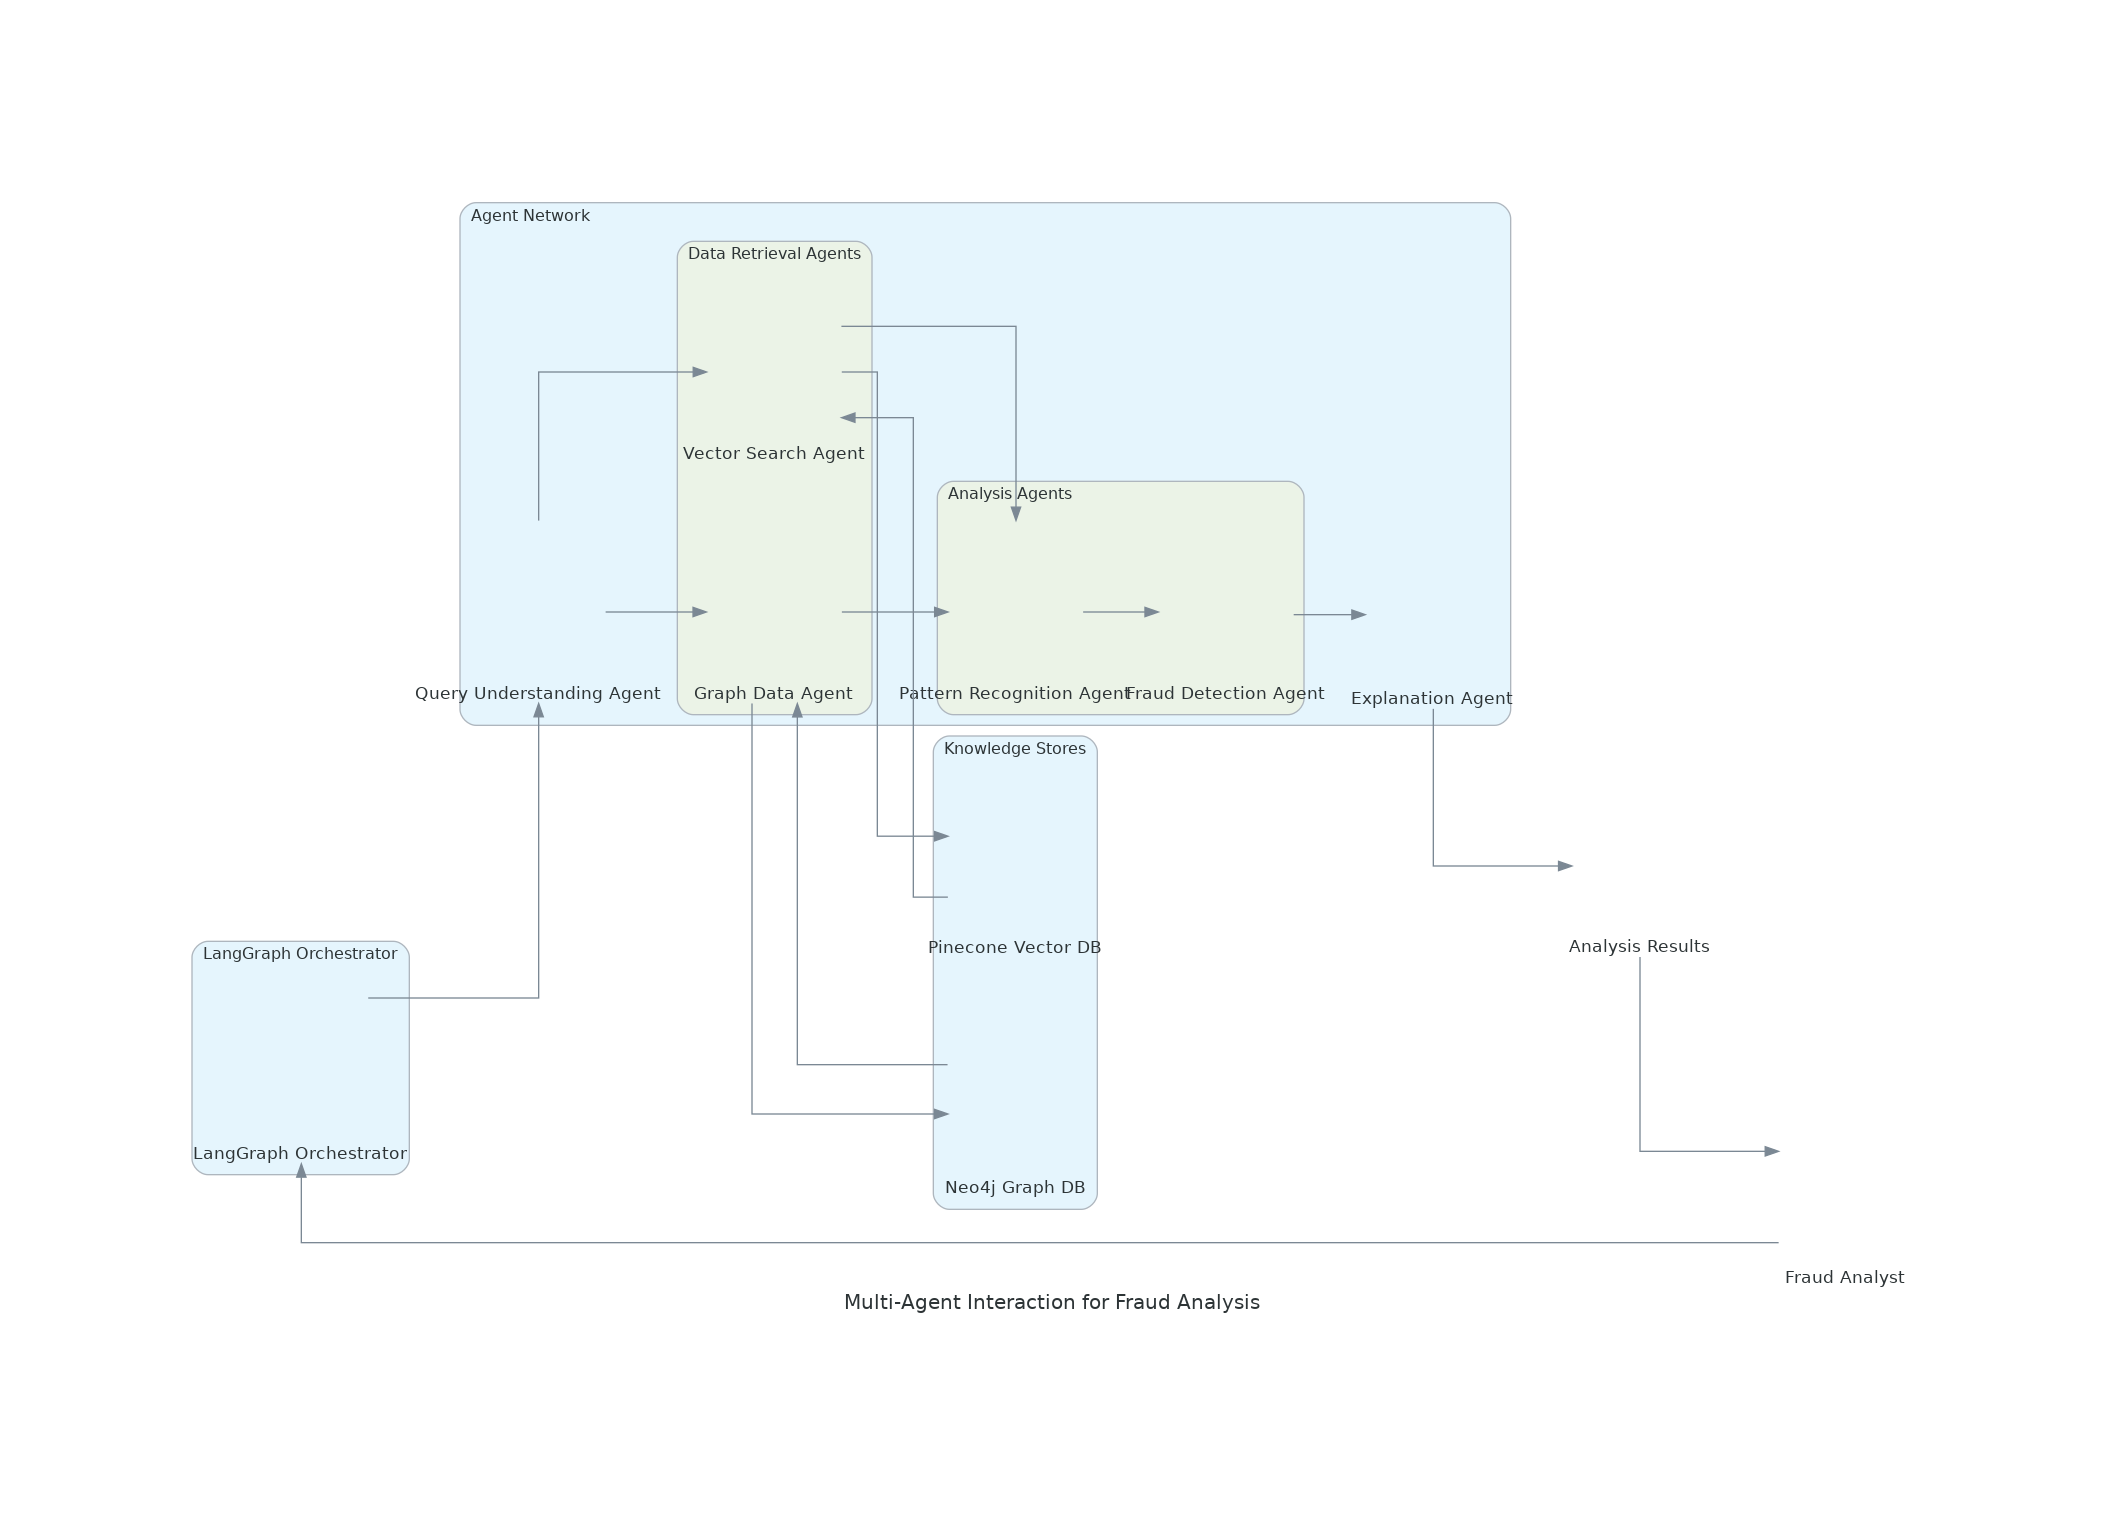

Source code (Python):
#!/usr/bin/env python3
from diagrams import Diagram, Cluster, Edge
from diagrams.programming.language import Python
from diagrams.custom import Custom

with Diagram("Multi-Agent Interaction for Fraud Analysis", show=False, filename="multi_agent_interaction", outformat="png"):
    
    # User
    user = Custom("Fraud Analyst", "./custom_icons/agent.png")
    
    # Orchestrator
    with Cluster("LangGraph Orchestrator"):
        orchestrator = Custom("LangGraph Orchestrator", "./custom_icons/langgraph.png")
    
    # Agents
    with Cluster("Agent Network"):
        # Query Understanding
        query_agent = Custom("Query Understanding Agent", "./custom_icons/agent.png")
        
        # Data Retrieval
        with Cluster("Data Retrieval Agents"):
            vector_agent = Custom("Vector Search Agent", "./custom_icons/retrieval.png")
            graph_agent = Custom("Graph Data Agent", "./custom_icons/graph.png")
        
        # Analysis
        with Cluster("Analysis Agents"):
            pattern_agent = Custom("Pattern Recognition Agent", "./custom_icons/agent.png")
            fraud_detection = Custom("Fraud Detection Agent", "./custom_icons/agent.png")
            
        # Explanation
        explanation_agent = Custom("Explanation Agent", "./custom_icons/agent.png")
    
    # Knowledge Stores
    with Cluster("Knowledge Stores"):
        pinecone = Custom("Pinecone Vector DB", "./custom_icons/pinecone.png")
        neo4j = Custom("Neo4j Graph DB", "./custom_icons/graph.png")
    
    # Response
    response = Custom("Analysis Results", "./custom_icons/agent.png")
    
    # Flow
    user >> orchestrator
    
    orchestrator >> query_agent
    
    query_agent >> vector_agent
    query_agent >> graph_agent
    
    vector_agent >> pinecone
    graph_agent >> neo4j
    
    pinecone >> vector_agent
    neo4j >> graph_agent
    
    vector_agent >> pattern_agent
    graph_agent >> pattern_agent
    
    pattern_agent >> fraud_detection
    
    fraud_detection >> explanation_agent
    
    explanation_agent >> response
    
    response >> user
